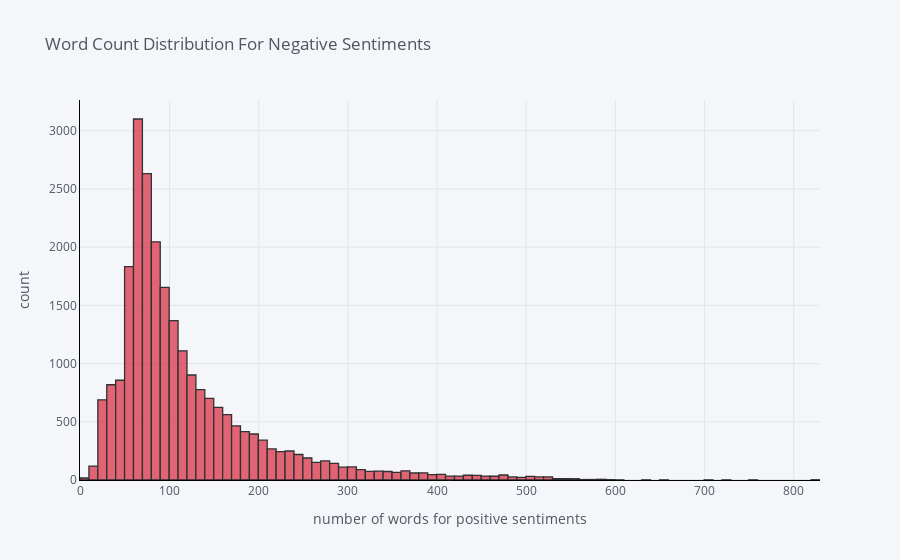

Write notebook code for a chart like this one.
### Code cell
import cufflinks as cf
cf.go_offline()
cf.set_config_file(offline=False, world_readable=True)

neg['num_words'].iplot(
    kind='hist',
    bins=100,
    xTitle='number of words for positive sentiments',
    linecolor='black',
    color="red",
    yTitle='count',
    title='Word Count Distribution For Negative Sentiments')

### Figure 1 — Plotly figure (JSON) as saved in the notebook; plotly's stock layout.template omitted (floating-point values rounded to 4 significant figures; data arrays with more than 128 entries replaced by an {"elided": "..."} marker saying what was removed)
{"data": [{"histfunc": "count", "histnorm": "", "marker": {"color": "rgba(219, 64, 82, 1.0)", "line": {"color": "#000000", "width": 1.3}}, "name": "num_words", "nbinsx": 100, "opacity": 0.8, "orientation": "v", "type": "histogram", "x": {"elided": "24402 int values"}}], "layout": {"autosize": true, "barmode": "overlay", "legend": {"bgcolor": "#F5F6F9", "font": {"color": "#4D5663"}}, "paper_bgcolor": "#F5F6F9", "plot_bgcolor": "#F5F6F9", "title": {"font": {"color": "#4D5663"}, "text": "Word Count Distribution For Negative Sentiments"}, "xaxis": {"autorange": true, "gridcolor": "#E1E5ED", "linecolor": "black", "range": [-0.5, 829.5], "showgrid": true, "tickfont": {"color": "#4D5663"}, "title": {"font": {"color": "#4D5663"}, "text": "number of words for positive sentiments"}, "type": "linear", "zerolinecolor": "#E1E5ED"}, "yaxis": {"autorange": true, "gridcolor": "#E1E5ED", "linecolor": "black", "range": [0, 3264.0], "showgrid": true, "tickfont": {"color": "#4D5663"}, "title": {"font": {"color": "#4D5663"}, "text": "count"}, "zerolinecolor": "#E1E5ED"}}}
